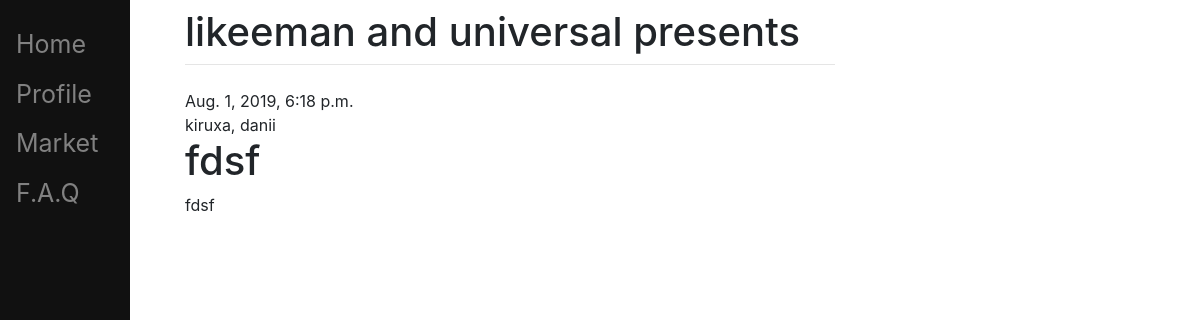
The app's page /post/4/ (signed in) with its own data.
### blog/models.py (models this page shows, shortened)
class Post(models.Model):
    author = models.ForeignKey(settings.AUTH_USER_MODEL, on_delete=models.CASCADE)
    title = models.CharField(max_length=200)
    text = models.TextField()
    created_date = models.DateTimeField(default=timezone.now)
    published_date = models.DateTimeField(blank=True, null=True)

### blog/views.py (the view)
# urls.py: path('post/<int:pk>/', views.post_detail, name='post_detail'),
def post_detail(request, pk):
    post = get_object_or_404(Post, pk=pk)
    return render(request, 'blog/post_detail.html', {'post': post})

### blog/templates/blog/post_detail.html
{% extends 'blog/base.html' %}
    {% block content %}
        <div class="post">
            {% if post.published_date %}
                <div class="date">
                    {{ post.published_date }}
                </div>
            {% endif %}
            {% if post.author.username == request.user.username %}
                {{post.author}}, {{request.user.username}}
                <form action="{% url 'post_edit' pk=post.pk %}">
                    <button class="btn btn-light"><span class="glyphicon glyphicon-pencil">Edit</span></button>
                </form>
            {% else %}
                {{post.author}}, {{request.user.username}}
            {% endif %}
            <h1>{{ post.title }}</h1>
            <p>{{ post.text|linebreaksbr }}</p>
        </div>
    {% endblock %}

### records on screen
Post: published_date "Aug. 1, 2019, 6:18 p.m.", author "kiruxa", title "fdsf", text "fdsf"

### other values on screen
{{ request.user.username }} "danii"
